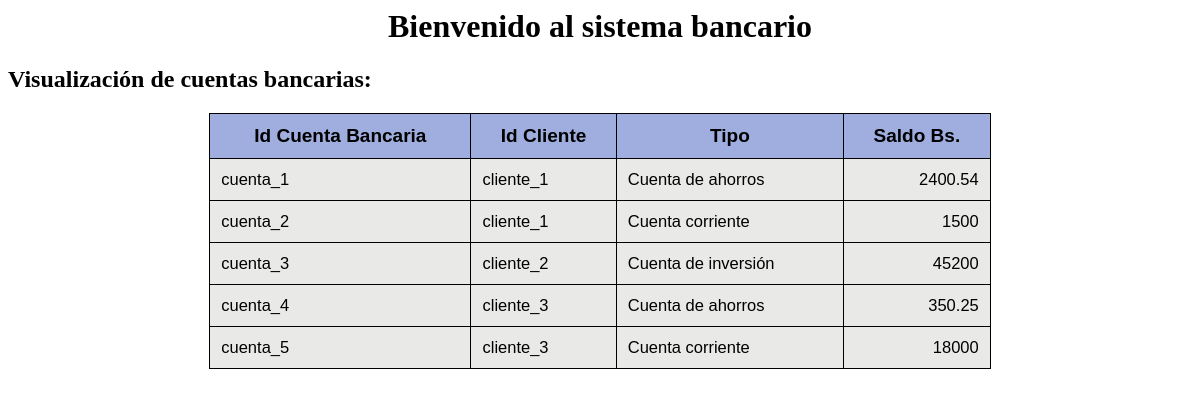
The page /pregunta_1/index.php on the database its author committed.
### tables this page shows
CREATE TABLE `cuenta_bancaria` (
  `id_cuenta_bancaria` varchar(35) NOT NULL,
  `id_cliente` varchar(35) NOT NULL,
  `tipo` varchar(35) NOT NULL,
  `saldo` double NOT NULL,
  PRIMARY KEY (`id_cuenta_bancaria`),
  KEY `id_cliente` (`id_cliente`),
  CONSTRAINT `cuenta_bancaria_ibfk_1` FOREIGN KEY (`id_cliente`) REFERENCES `cliente` (`id_cliente`)
);

### pregunta_1/index.php (the view)
<?php include "inicio.php" ?>
<?php
include "conexion.inc.php";
$sql = "select * from cuenta_bancaria";
$resultado = mysqli_query($con, $sql);
?>
<table>
    <tr id="cabecera">
        <td>Id Cuenta Bancaria</td>
        <td>Id Cliente</td>
        <td>Tipo</td>
        <td>Saldo Bs.</td>
    </tr>
<?php
while ($fila = mysqli_fetch_array($resultado)) {
    echo "<tr id='cuerpo_tabla'>";
    echo "<td>".$fila['id_cuenta_bancaria']."</td>";
    echo "<td>".$fila['id_cliente']."</td>";
    echo "<td>".$fila['tipo']."</td>";
    echo "<td id='saldo'>".$fila['saldo']."</td>";
    echo "</tr>";
}
?>
</table>
<?php include "fin.php" ?>

### pregunta_1/inicio.php (shortened to what this page needs)
<html>
<head>
    <link href="./css/style.css" rel="stylesheet" type="text/css">
</head>
<body>
    <div id="cabecera">
        <h1>Bienvenido al sistema bancario</h1>
    </div>
    <div id="menu">
        <h2>Visualización de cuentas bancarias:</h2>
    </div>
    <div id="contenido">

### pregunta_1/fin.php
</div>
</body>
</html>

### pregunta_1/css/style.css (style rules this page uses)
#cabecera { text-align: center; }
#contenido { padding-left: 17%; padding-right: 17%; display: grid; }
#contenido table, td, tr { font-family:'Gill Sans', 'Gill Sans MT', Calibri, 'Trebuchet MS', sans-serif; border-collapse: collapse; border: 1.5px solid; padding: 11px; }
#contenido table #cabecera { background-color: rgba(95, 120, 200, 0.6); font-size: 19px; font-weight: bold; }
#contenido table #cuerpo_tabla { background-color: rgba(211, 211, 209, 0.5); font-size: 16.5px; }
#contenido table #saldo { text-align: end; }

### rows shown on the page
cuenta_bancaria: id_cuenta_bancaria "cuenta_1", id_cliente "cliente_1", tipo "Cuenta de ahorros", saldo "2400.54"
cuenta_bancaria: id_cuenta_bancaria "cuenta_2", id_cliente "cliente_1", tipo "Cuenta corriente", saldo "1500"
cuenta_bancaria: id_cuenta_bancaria "cuenta_3", id_cliente "cliente_2", tipo "Cuenta de inversión", saldo "45200"
cuenta_bancaria: id_cuenta_bancaria "cuenta_4", id_cliente "cliente_3", tipo "Cuenta de ahorros", saldo "350.25"
cuenta_bancaria: id_cuenta_bancaria "cuenta_5", id_cliente "cliente_3", tipo "Cuenta corriente", saldo "18000"
